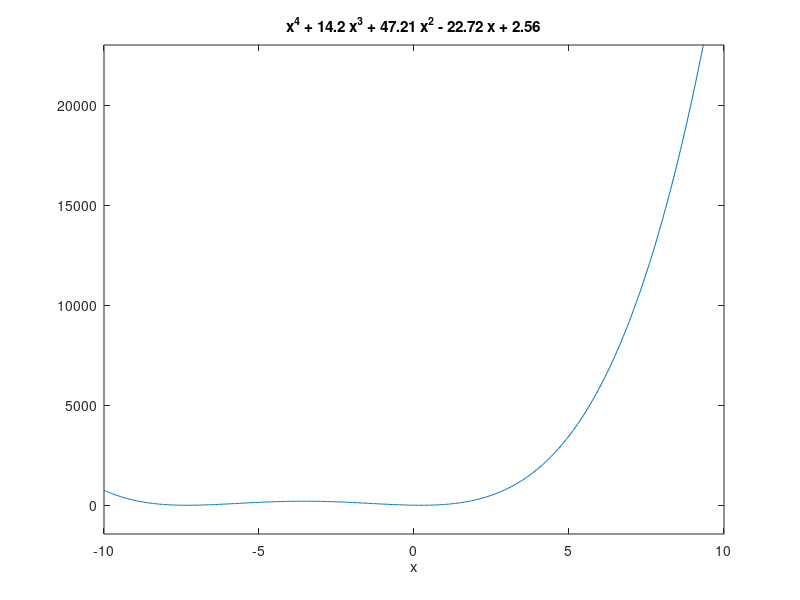

The MATLAB source for this figure:
# Prevent Octave from thinking that this
# is a function file:
1;
clear
format long
output_precision(16)

f = @(x) x.^4+14.2*x.^3+47.21*x.^2-22.72*x+2.56

ezplot(f, [-10,10])
disp("In PLOT: if goes trough x-axis: m is odd, if touches x-axis: m is even")
disp("")
r=-7.31862
df = @(x) 4*x.^3+3*14.2*x.^2+2*47.21*x-22.72

ddf = @(x) 3*4*x.^2+2*3*14.2*x+2*47.21
dddf = @(x) 2*3*4*x+2*3*14.2
ddddf = @(x) 2*3*4


disp("m=0")
fx=f(r)
disp("m=1")
dfx=df(r)
disp("m=2")
ddfx=ddf(r)
disp("m=3")
dddfx=dddf(r)
disp("m=4")
ddddfx=ddddf(r)

#fourth root
m=1
#{
m must be estimated if true r is not needed
Plotting function
Deciding if the root is of odd or even multiplicity based on the plot
Evaluating the various derivatives in the estimation xrof the root and 
evaluate if the root is multiple or not
The number of dervitive with big number is the root type
#}

disp("The number of dervitive of with first non-zero number is the root type")
#fx=f(xr)
#Ea=abs(xr-r) = |m!f(xr)/f^m(xr)|^(1/m)
Ea=abs(factorial(m)*fx/dfx)^(1/m)
disp("Correct digits is the exponant")

